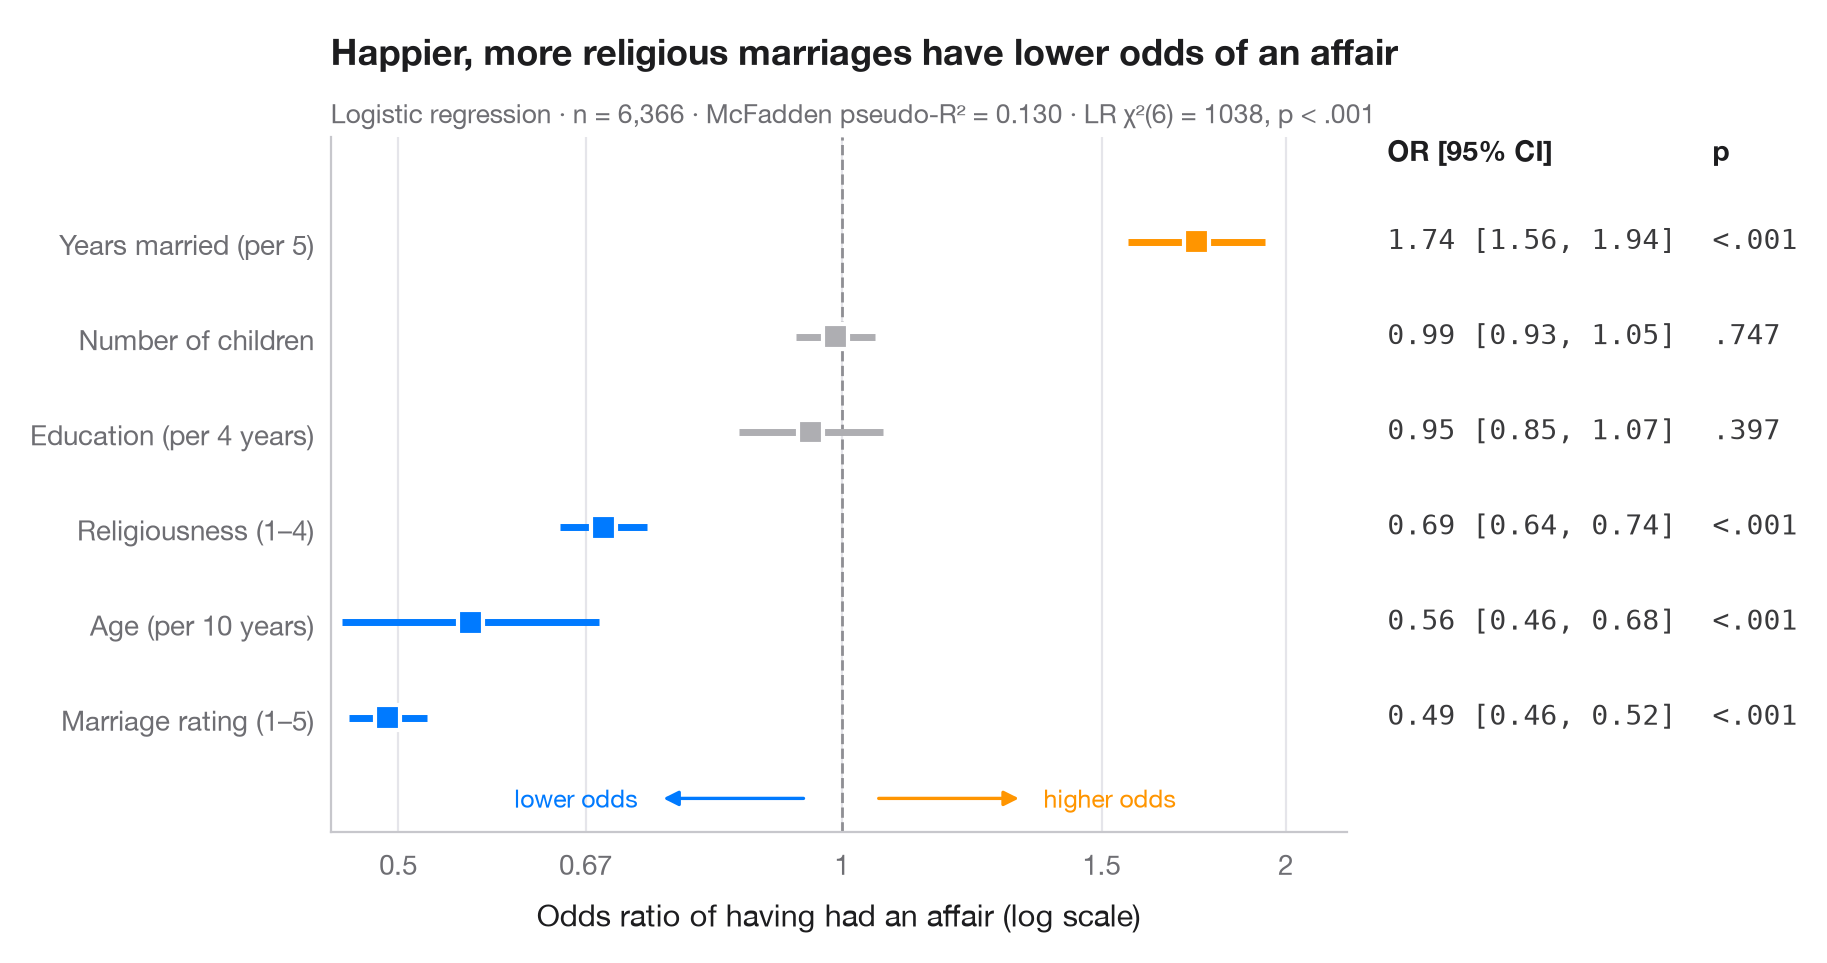

This chart was generated by the following Python code:
"""
title: Odds-ratio forest plot
summary: Logistic regression odds ratios on a log scale, with a table of OR [95% CI] alongside.
r: ggstats::ggcoef_model(exponentiate = TRUE)
tags: [logistic regression, odds ratio, forest plot, confidence interval, GLM]
description: |
  Logistic coefficients are log-odds; exponentiated, they become **odds ratios**.
  Each point is the multiplicative change in the odds of the outcome for a one-unit
  change in the predictor, the line is its 95% confidence interval, and the dashed
  line at OR = 1 means "no effect". Because ratios are symmetric on a log scale
  (0.5 is as strong as 2), the x-axis is logarithmic. The right-hand column repeats
  the numbers, just like the table in a paper.

  Data are the 1974 *Redbook* survey of 6,366 married women bundled with
  **statsmodels** (`sm.datasets.fair`). The outcome is whether the respondent
  reported any extramarital affair; the model is fitted with `smf.logit()` and the
  odds ratios are `np.exp()` of `params` and `conf_int()`.
"""
import matplotlib.pyplot as plt
import numpy as np
import statsmodels.api as sm
import statsmodels.formula.api as smf
from matplotlib.ticker import FixedLocator, NullLocator

# Data: Fair's affairs survey; rescale a few predictors to meaningful units
df = sm.datasets.fair.load_pandas().data
df = df.assign(affair=(df.affairs > 0).astype(int), age10=df.age / 10,
               yrs5=df.yrs_married / 5, educ4=df.educ / 4)

model = smf.logit("affair ~ rate_marriage + religious + age10 + yrs5 + children + educ4",
                  data=df).fit(disp=False)

# Odds ratios with 95% CI (intercept dropped), sorted by effect
tab = np.exp(model.conf_int().drop("Intercept")).rename(columns={0: "low", 1: "high"})
tab = tab.assign(OR=np.exp(model.params), p=model.pvalues).sort_values("OR")
labels = {"rate_marriage": "Marriage rating (1–5)", "religious": "Religiousness (1–4)",
          "age10": "Age (per 10 years)", "yrs5": "Years married (per 5)",
          "children": "Number of children", "educ4": "Education (per 4 years)"}

fig, ax = plt.subplots(figsize=(8.6, 4.6))
y = np.arange(len(tab))
colors = np.where(tab["p"] < 0.05, np.where(tab["OR"] > 1, "#FF9500", "#007AFF"), "#AEAEB2")

ax.axvline(1, color="#8E8E93", lw=1, ls="--", zorder=1)
ax.hlines(y, tab["low"], tab["high"], color=colors, lw=2.5, zorder=2)
ax.scatter(tab["OR"], y, s=80, marker="s", color=colors, edgecolor="white", lw=1.5, zorder=3)

# Right-hand "table" column: OR [95% CI] and p-value
tr = ax.get_yaxis_transform()
top = len(tab) - 0.15
ax.text(1.04, top, "OR [95% CI]", transform=tr, fontsize=10, fontweight="semibold")
ax.text(1.36, top, "p", transform=tr, fontsize=10, fontweight="semibold")
for yi, (_, r) in zip(y, tab.iterrows()):
    ax.text(1.04, yi, f"{r.OR:.2f} [{r.low:.2f}, {r.high:.2f}]", transform=tr,
            va="center", fontsize=10, color="#3A3A3C", family="monospace")
    ax.text(1.36, yi, "<.001" if r.p < .001 else f"{r.p:.3f}".lstrip("0"), transform=tr,
            va="center", fontsize=10, color="#3A3A3C", family="monospace")

ax.set_xscale("log")
ax.xaxis.set_major_locator(FixedLocator([0.5, 0.67, 1, 1.5, 2]))
ax.xaxis.set_minor_locator(NullLocator())
ax.set_xticklabels(["0.5", "0.67", "1", "1.5", "2"])
ax.set_xlim(0.45, 2.2)
ax.set_yticks(y, [labels[t] for t in tab.index])
ax.set_ylim(-1.2, len(tab) + 0.1)
ax.grid(axis="x"); ax.grid(axis="y", visible=False)
ax.set_xlabel("Odds ratio of having had an affair (log scale)")
# Direction hints along the bottom of the panel
for x0, x1, txt, c in [(0.95, 0.75, "lower odds", "#007AFF"), (1.05, 1.33, "higher odds", "#FF9500")]:
    ax.annotate("", (x1, -0.85), (x0, -0.85), arrowprops=dict(arrowstyle="-|>", color=c, lw=1.2))
    ax.text(x1 * (0.97 if x1 < 1 else 1.03), -0.85, txt, color=c, fontsize=9, va="center",
            ha="right" if x1 < 1 else "left")
ax.set_title("Happier, more religious marriages have lower odds of an affair", pad=26)
ax.text(0, 1.02, f"Logistic regression · n = {int(model.nobs):,} · "
        f"McFadden pseudo-R² = {model.prsquared:.3f} · LR χ²({model.df_model:.0f}) = "
        f"{model.llr:.0f}, p < .001", transform=ax.transAxes, fontsize=9.5, color="#6E6E73")
plt.show()
